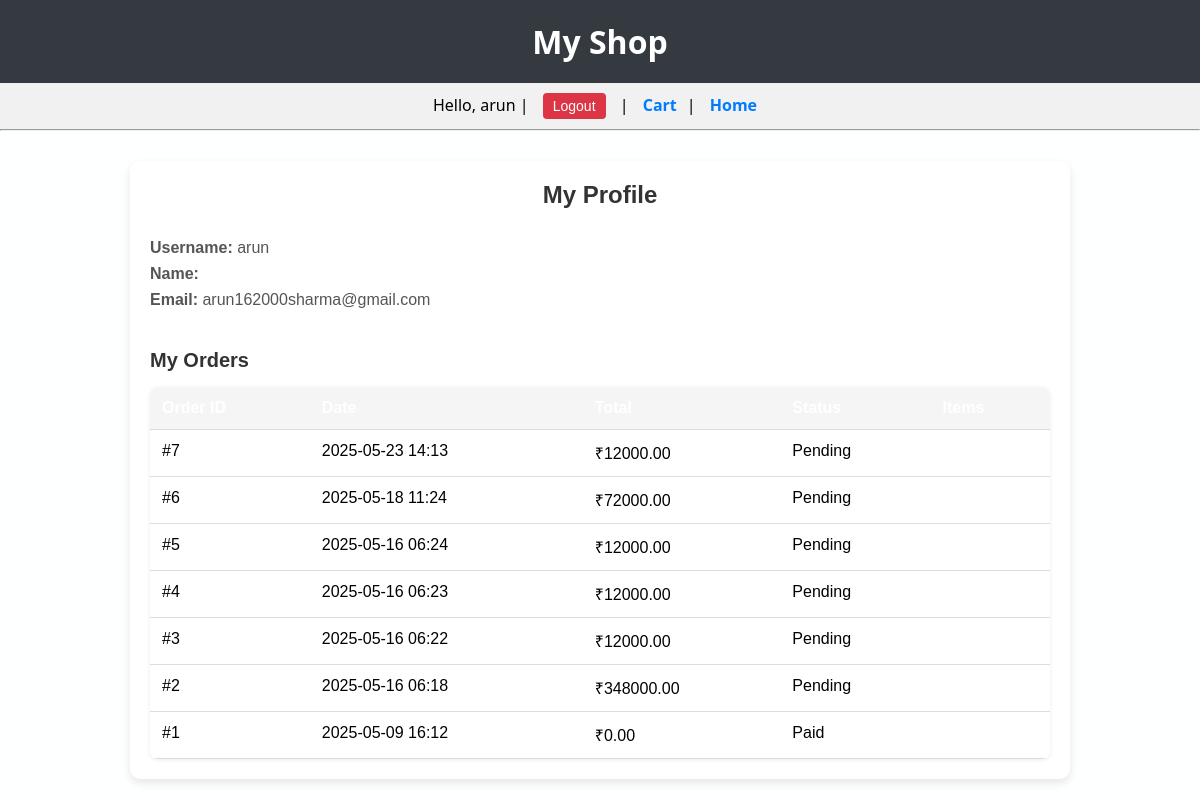
/accounts/profile/ (signed in), run on the app's committed database.
### store/models.py (models this page shows, shortened)
class Order(models.Model):
    user = models.ForeignKey(User, on_delete=models.CASCADE)
    first_name = models.CharField(max_length=50)
    last_name = models.CharField(max_length=50)
    email = models.EmailField()
    address = models.CharField(max_length=250)
    city = models.CharField(max_length=100)
    created = models.DateTimeField(auto_now_add=True)
    paid = models.BooleanField(default=False)
    price = models.DecimalField(max_digits=10, decimal_places=2)

### store/views.py (the view)
# urls.py: path('accounts/profile/', views.profile_view, name = 'profile'),
@login_required
def profile_view(request):
    orders = Order.objects.filter(user=request.user).order_by('-created')
    return render(request, 'profile.html', {
        'user': request.user,
        'orders': orders
    })

### store/context_processors.py (called while the page is built)
def cart(request):
    from .cart import Cart
    return {'cart': Cart(request)}

### store/templates/profile.html (shortened to what this page needs)
{% extends 'base.html' %}
{% block content %}
<div class="profile-container">
    <div class="profile-header">My Profile</div>
    <div class="profile-details">
        <p><strong>Username:</strong> {{ user.username }}</p>
        <p><strong>Name:</strong> {{ user.first_name }} {{ user.last_name }}</p>
        <p><strong>Email:</strong> {{ user.email }}</p>
    </div>
    <div class="orders-section">
        <h3>My Orders</h3>
        {% if orders %}
        <table class="orders-table">
            <thead>
                <tr>
                    <th>Order ID</th>
                    <th>Date</th>
                    <th>Total</th>
                    <th>Status</th>
                    <th>Items</th>
                </tr>
            </thead>
            <tbody>
                {% for order in orders %}
                <tr>
                    <td>#{{ order.id }}</td>
                    <td>{{ order.created|date:"Y-m-d H:i" }}</td>
                    <td>₹{{ order.price }}</td>
                    <td>{% if order.paid %}Paid{% else %}Pending{% endif %}</td>
                    <td class="order-items">
                    </td>
                </tr>
                {% endfor %}
            </tbody>
        </table>
        {% else %}
        <p class="no-orders">You haven’t placed any orders yet.</p>
        {% endif %}
    </div>
</div>
{% endblock %}

### store/templates/base.html (shortened to what this page needs)
<!DOCTYPE html>
<html>
{% load static %}
<head>
    <link rel="stylesheet" type="text/css" href="{% static 'style.css' %}">
</head>
<body>
    <h1>My Shop</h1>
    <nav>
        {% if user.is_authenticated %}
            Hello, {{ user.username }}
            |<form method="post" action="{% url 'logout' %}" style="display: inline;">
         <button type="submit" class="btn btn-link">Logout</button>
         </form>
        {% else %}
         <a href="{% url 'login' %}">Login</a>
        {% endif %}
        | <a href="{% url 'cart_detail' %}">Cart</a>| <a href = "{% url 'index' %}">Home</a>
    </nav>
    <hr>
    {% block content %}{% endblock %}
</body>
</html>

### store/static/style.css (style rules this page uses)
body { font-family: 'Segoe UI', Tahoma, Geneva, Verdana, sans-serif; background-color: #fefffffa; margin: 0; padding: 0; }
h1 { background-color: #343a40; color: white; margin: 0; padding: 20px; text-align: center; }
nav { background-color: #f1f1f1; padding: 10px 20px; text-align: center; }
nav a, nav form { margin: 0 10px; display: inline-block; }
nav a { color: #007bff; text-decoration: none; font-weight: bold; }
.btn { background-color: #dc3545; color: white; padding: 5px 10px; border: none; border-radius: 4px; font-size: 14px; cursor: pointer; }
hr { margin: 0; }
.profile-container { max-width: 900px; margin: 40px auto; padding: 20px; background-color: #f8f9fa; border-radius: 12px; box-shadow: 0 2px 8px rgba(0, 0, 0, 0.1); }
.orders-section h3 { margin-bottom: 15px; color: #343a40; }
table { width: 100%; border-collapse: collapse; background-color: white; border-radius: 8px; overflow: hidden; box-shadow: 0 1px 4px rgba(0,0,0,0.08); }
table th, table td { padding: 12px 15px; text-align: left; border-bottom: 1px solid #ddd; }
table th { background-color: #343a40; color: white; }

### store/templates/profile.html (style rules this page uses)
.profile-container { max-width: 900px; margin: 30px auto; padding: 20px; background: #ffffff; border-radius: 10px; box-shadow: 0 4px 10px rgba(0, 0, 0, 0.1); font-family: 'Arial', sans-serif; }
.profile-header { text-align: center; margin-bottom: 30px; font-size: 24px; font-weight: bold; color: #333; }
.profile-details p { margin: 8px 0; font-size: 16px; color: #555; }
.orders-section { margin-top: 40px; }
.orders-section h3 { margin-bottom: 15px; font-size: 20px; color: #333; }
.orders-table { width: 100%; border-collapse: collapse; }
.orders-table th, .orders-table td { padding: 12px; border-bottom: 1px solid #ddd; text-align: left; vertical-align: top; }
.orders-table th { background-color: #f5f5f5; font-weight: 600; }

### data on the page
Order: id "7", created "2025-05-23 14:13", price "12000.00", paid "Pending"
Order: id "6", created "2025-05-18 11:24", price "72000.00", paid "Pending"
Order: id "5", created "2025-05-16 06:24", price "12000.00", paid "Pending"
Order: id "4", created "2025-05-16 06:23", price "12000.00", paid "Pending"
Order: id "3", created "2025-05-16 06:22", price "12000.00", paid "Pending"
Order: id "2", created "2025-05-16 06:18", price "348000.00", paid "Pending"
Order: id "1", created "2025-05-09 16:12", price "0.00", paid "Paid"

### other printed values
{{ user.username }} "arun"
{{ user.email }} "arun162000sharma@gmail.com"
